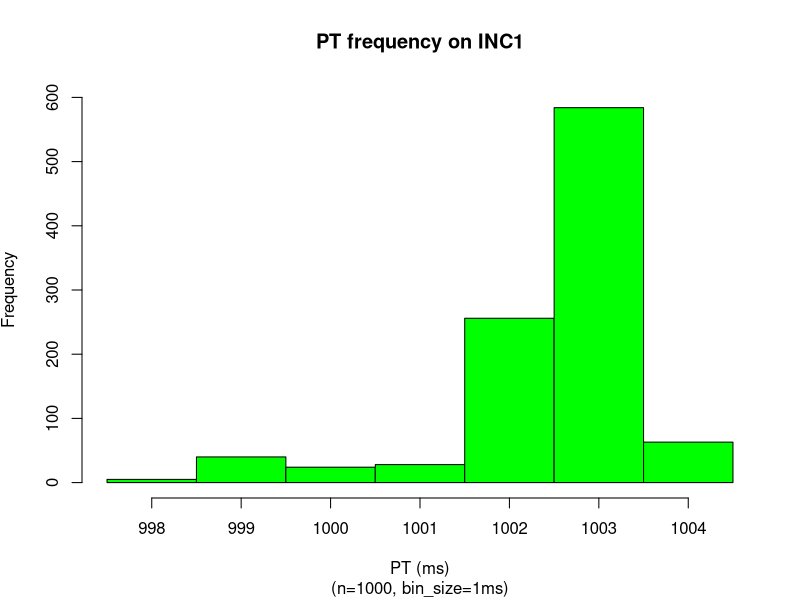
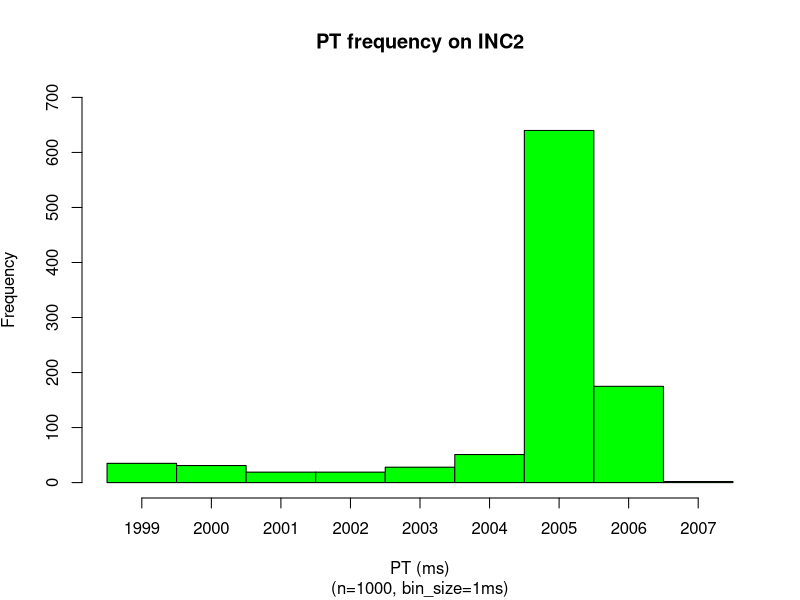
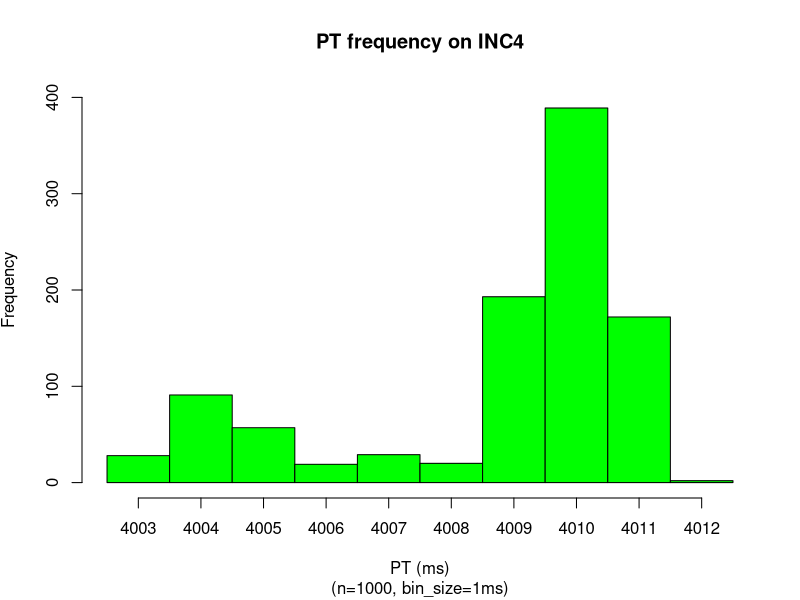
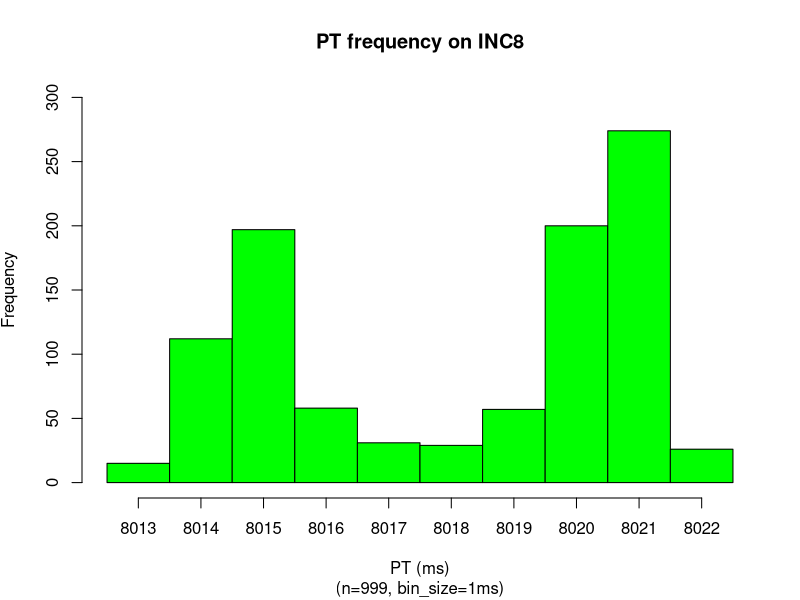
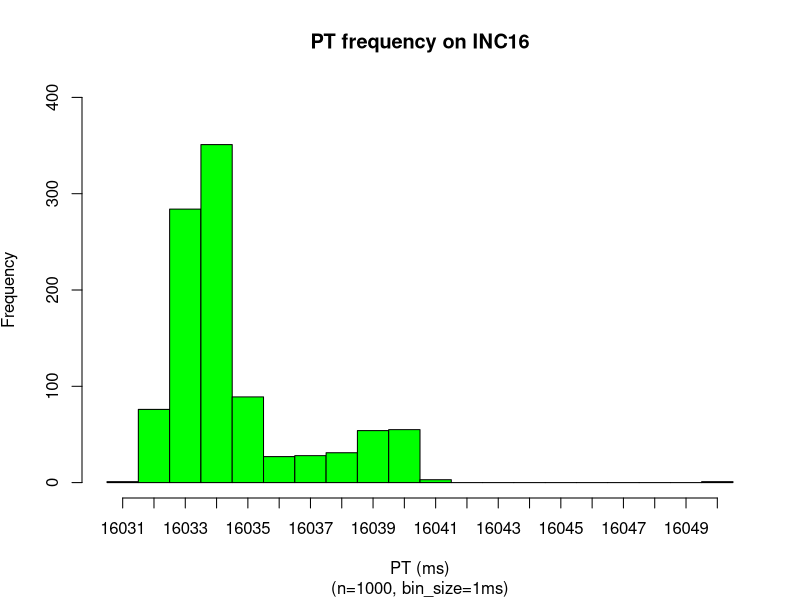
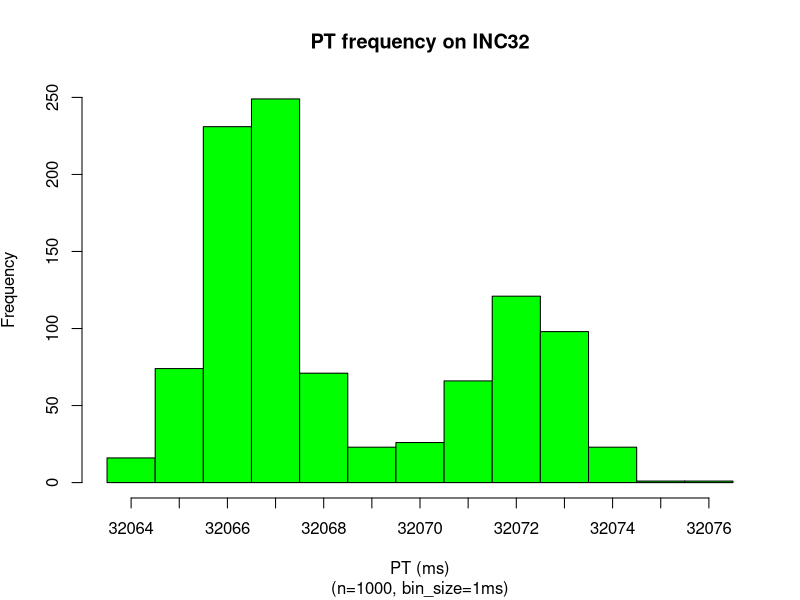
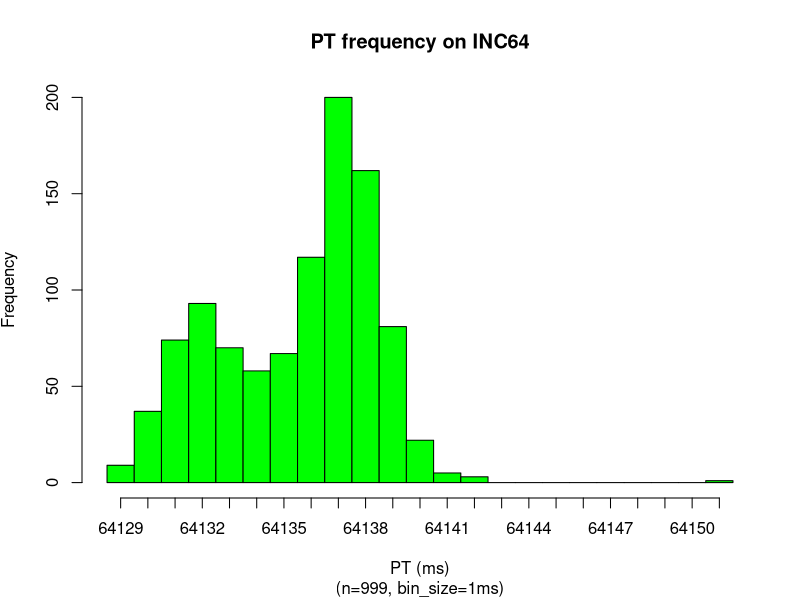
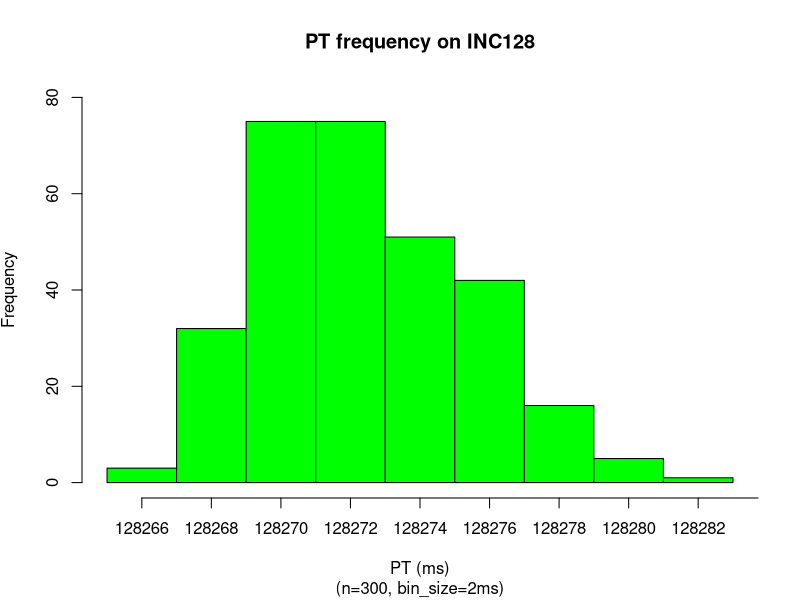

Reproduce these figures in R, in order.
### sodb9
numSamples <- 1000
x = read.csv(file="1_sec.dat",head=TRUE,sep="\t")
x <- subset(x, x$ITERNUM <= numSamples)
setEPS()
postscript("1_sec_pt_hist_v5.eps")
binsize=1
x_up = mean(x$PRTIME) + 2*sd(x$PRTIME)
x_dn = mean(x$PRTIME) - 2*sd(x$PRTIME)
#x = subset(x, x$PRTIME >= x_dn & x$PRTIME <= x_up)
xmin <-min(x$PRTIME)
xmin
xmax <-max(x$PRTIME)
xmax
nbins <- ceiling((xmax-xmin) / binsize)
h = hist(x$PRTIME, right=F, breaks=seq(xmin,xmax+binsize,binsize),plot=F)
ymax <- max(h$counts)
ymax <- ceiling(ymax/100)*100
plot(h, xaxt="n",freq=TRUE,ylim=c(0,ymax), col="green", main='PT frequency on INC1', 
sub=paste("(n=",nrow(x),", bin_size=",binsize,"ms)",sep=""), 
xlab='PT (ms)', ylab=expression('Frequency'))
axis(side=1,at=h$mids,labels=seq(xmin,xmax,1))
dev.off()

x = read.csv(file="2_sec.dat",head=TRUE,sep="\t")
x <- subset(x, x$ITERNUM <= numSamples)
setEPS()
postscript("2_sec_pt_hist_v5.eps")
binsize=1
x_up = mean(x$PRTIME) + 2*sd(x$PRTIME)
x_dn = mean(x$PRTIME) - 2*sd(x$PRTIME)
#x = subset(x, x$PRTIME >= x_dn & x$PRTIME <= x_up)
xmin <-min(x$PRTIME)
xmin
xmax <-max(x$PRTIME)
xmax
nbins <- ceiling((xmax-xmin) / binsize)
h = hist(x$PRTIME, right=F, breaks=seq(xmin,xmax+binsize,binsize),plot=F)
ymax <- max(h$counts)
ymax <- ceiling(ymax/100)*100
#ymax <- 250
plot(h, xaxt="n",freq=TRUE,ylim=c(0,ymax), xaxt="n",col="green", main='PT frequency on INC2', 
sub=paste("(n=",nrow(x),", bin_size=",binsize,"ms)",sep=""), 
xlab='PT (ms)', ylab=expression('Frequency'))
axis(side=1,at=h$mids,labels=seq(xmin,xmax,1))
dev.off()

x = read.csv(file="4_sec.dat",head=TRUE,sep="\t")
x <- subset(x, x$ITERNUM <= numSamples)
setEPS()
postscript("4_sec_pt_hist_v5.eps")
x_up = mean(x$PRTIME) + 2*sd(x$PRTIME)
x_dn = mean(x$PRTIME) - 2*sd(x$PRTIME)
#x = subset(x, x$PRTIME >= x_dn & x$PRTIME <= x_up)
#ymax <- 200
xmin <-min(x$PRTIME)
xmin
xmax <-max(x$PRTIME)
xmax
nbins <- ceiling((xmax-xmin) / binsize)
h = hist(x$PRTIME, right=F, breaks=seq(xmin,xmax+binsize,binsize),plot=F)
binsize=1
ymax <- max(h$counts)
ymax <- ceiling(ymax/100)*100
plot(h, ylim=c(0,ymax), xaxt="n",freq=TRUE,col="green", main='PT frequency on INC4', 
sub=paste("(n=",nrow(x),", bin_size=",binsize,"ms)",sep=""), 
xlab='PT (ms)', ylab=expression('Frequency'))
axis(side=1,at=h$mids,labels=seq(xmin,xmax,1))
dev.off()

x = read.csv(file="8_sec.dat",head=TRUE,sep="\t")
x <- subset(x, x$ITERNUM <= numSamples)
setEPS()
postscript("8_sec_pt_hist_v5.eps")
x <- subset(x, x$ITERNUM != 948)
x_up = mean(x$PRTIME) + 2*sd(x$PRTIME)
x_dn = mean(x$PRTIME) - 2*sd(x$PRTIME)
#x = subset(x, x$PRTIME >= x_dn & x$PRTIME <= x_up)
binsize=1
xmin <-min(x$PRTIME)
xmin
xmax <-max(x$PRTIME)
xmax
nbins <- ceiling((xmax-xmin) / binsize)
h = hist(x$PRTIME, right=F, breaks=seq(xmin,xmax+binsize,binsize),plot=F)
ymax <- max(h$counts)
ymax <- ceiling(ymax/100)*100
#ymax <- 100
binsize=1
plot(h, ylim=c(0,ymax),xaxt="n",freq=TRUE,col="green", main='PT frequency on INC8', 
sub=paste("(n=",nrow(x),", bin_size=",binsize,"ms)",sep=""), 
xlab='PT (ms)', ylab=expression('Frequency'))
axis(side=1,at=h$mids,labels=seq(xmin,xmax,1))
dev.off()

x = read.csv(file="16_sec.dat",head=TRUE,sep="\t")
x <- subset(x, x$ITERNUM <= numSamples)
setEPS()
postscript("16_sec_pt_hist_v5.eps")
#x <- subset(x, x$ITERNUM != 686 & x$ITERNUM != 700)
x_up = mean(x$PRTIME) + 2*sd(x$PRTIME)
x_dn = mean(x$PRTIME) - 2*sd(x$PRTIME)
#x = subset(x, x$PRTIME >= x_dn & x$PRTIME <= x_up)
binsize=1
xmin <-min(x$PRTIME)
xmin
xmax <-max(x$PRTIME)
xmax
nbins <- ceiling((xmax-xmin) / binsize)
h = hist(x$PRTIME, right=F, breaks=seq(xmin,xmax+binsize,binsize),plot=F)
ymax <- max(h$counts)
ymax <- ceiling(ymax/100)*100
ymax <- 400
plot(h, ylim=c(0,ymax), xaxt="n",freq=TRUE,col="green", main='PT frequency on INC16', 
sub=paste("(n=",nrow(x),", bin_size=",binsize,"ms)",sep=""), 
xlab='PT (ms)', ylab=expression('Frequency'))
axis(side=1,at=h$mids,labels=seq(xmin,xmax,1))
dev.off()

x = read.csv(file="32_sec.dat",head=TRUE,sep="\t")
#x <- subset(x, x$ITERNUM <= numSamples)
setEPS()
postscript("32_sec_pt_hist_v5.eps")
#x <- subset(x, x$ITERNUM != 433)
x_up = mean(x$PRTIME) + 2*sd(x$PRTIME)
x_dn = mean(x$PRTIME) - 2*sd(x$PRTIME)
#x = subset(x, x$PRTIME >= x_dn & x$PRTIME <= x_up)
binsize=1
xmin <-min(x$PRTIME)
xmin
xmax <-max(x$PRTIME)
xmax
nbins <- ceiling((xmax-xmin) / binsize)
h = hist(x$PRTIME, right=F, breaks=seq(xmin,xmax+binsize,binsize),plot=F)
ymax <- max(h$counts)
ymax <- ceiling(ymax/100)*100
ymax <- 250
plot(h, ylim=c(0,ymax), xaxt="n",freq=TRUE,col="green", main='PT frequency on INC32', 
sub=paste("(n=",nrow(x),", bin_size=",binsize,"ms)",sep=""), 
xlab='PT (ms)', ylab=expression('Frequency'))
axis(side=1,at=h$mids,labels=seq(xmin,xmax,1))
dev.off()

x = read.csv(file="64_sec.dat",head=TRUE,sep="\t")
x <- subset(x, x$ITERNUM <= numSamples)
setEPS()
postscript("64_sec_pt_hist_v5.eps")
x <- subset(x, x$ITERNUM != 578)
x_up = mean(x$PRTIME) + 2*sd(x$PRTIME)
x_dn = mean(x$PRTIME) - 2*sd(x$PRTIME)
#x = subset(x, x$PRTIME >= x_dn & x$PRTIME <= x_up)
binsize=1
xmin <-min(x$PRTIME)
xmin
xmax <-max(x$PRTIME)
xmax
nbins <- ceiling((xmax-xmin) / binsize)
h = hist(x$PRTIME, right=F, breaks=seq(xmin,xmax+binsize,binsize),plot=F)
ymax <- max(h$counts)
ymax <- ceiling(ymax/100)*100
#ymax <- 100
plot(h, ylim=c(0,ymax), xaxt="n",freq=TRUE,col="green", main='PT frequency on INC64', 
sub=paste("(n=",nrow(x),", bin_size=",binsize,"ms)",sep=""), 
xlab='PT (ms)', ylab=expression('Frequency'))
axis(side=1,at=h$mids,labels=seq(xmin,xmax,1))
dev.off()

x = read.csv(file="128_sec.dat",head=TRUE,sep="\t")
x <- subset(x, x$ITERNUM <= numSamples)
setEPS()
postscript("128_sec_pt_hist_v5.eps")
#x <- subset(x, x$ITERNUM != 26)
x_up = mean(x$PRTIME) + 2*sd(x$PRTIME)
x_dn = mean(x$PRTIME) - 2*sd(x$PRTIME)
#x = subset(x, x$PRTIME >= x_dn & x$PRTIME <= x_up)
binsize=2
xmin <-min(x$PRTIME)
xmin
xmax <-max(x$PRTIME)
xmax
nbins <- ceiling((xmax-xmin) / binsize)
h = hist(x$PRTIME, right=F, breaks=seq(xmin,xmax+binsize,binsize),plot=F)
ymax <- max(h$counts)
ymax <- ceiling(ymax/100)*100
ymax <- 80
plot(h, ylim=c(0,ymax),  xaxt="n",freq=TRUE,col="green", main='PT frequency on INC128', 
sub=paste("(n=",nrow(x),", bin_size=",binsize,"ms)",sep=""), 
xlab='PT (ms)', ylab=expression('Frequency'))
axis(side=1,at=seq(min(h$mids),max(h$mids)+binsize,binsize),labels=seq(ceiling(min(h$mids)),ceiling(max(h$mids))+binsize,binsize))
dev.off()

x = read.csv(file="256_sec.dat",head=TRUE,sep="\t")
setEPS()
postscript("256_sec_pt_hist_v5.eps")
x <- subset(x, x$ITERNUM != 81)
x_up = mean(x$PRTIME) + 2*sd(x$PRTIME)
x_dn = mean(x$PRTIME) - 2*sd(x$PRTIME)
#x = subset(x, x$PRTIME >= x_dn & x$PRTIME <= x_up)
binsize=2
xmin <-min(x$PRTIME)
xmin
xmax <-max(x$PRTIME)
xmax
nbins <- ceiling((xmax-xmin) / binsize)
h = hist(x$PRTIME, right=F, breaks=seq(xmin,xmax+binsize,binsize),plot=F)
ymax <- max(h$counts)
ymax <- ceiling(ymax/100)*100
ymax <- 60
plot(h, ylim=c(0,ymax), xaxt="n",freq=TRUE,col="green", main='PT frequency on INC256', 
sub=paste("(n=",nrow(x),", bin_size=",binsize,"ms)",sep=""), 
xlab='PT (ms)', ylab=expression('Frequency'))
axis(side=1,at=seq(min(h$mids),max(h$mids)+binsize,binsize),labels=seq(ceiling(min(h$mids)),ceiling(max(h$mids))+binsize,binsize))
dev.off()


x = read.csv(file="512_sec.dat",head=TRUE,sep="\t")
setEPS()
postscript("512_sec_pt_hist_v5.eps")
x <- subset(x, x$ITERNUM != 58 & x$ITERNUM != 226)
x_up = mean(x$PRTIME) + 2*sd(x$PRTIME)
x_dn = mean(x$PRTIME) - 2*sd(x$PRTIME)
#x = subset(x, x$PRTIME >= x_dn & x$PRTIME <= x_up)
binsize=5
xmin <-min(x$PRTIME)
xmin
xmax <-max(x$PRTIME)
xmax
nbins <- ceiling((xmax-xmin) / binsize)
h = hist(x$PRTIME, right=F, breaks=seq(xmin,xmax+binsize,binsize),plot=F)
ymax <- max(h$counts)
ymax <- ceiling(ymax/100)*100
ymax <-120
plot(h, ylim=c(0,ymax), xaxt="n",freq=TRUE,col="green", main='PT frequency on INC512', 
sub=paste("(n=",nrow(x),", bin_size=",binsize,"ms)",sep=""), 
xlab='PT (ms)', ylab=expression('Frequency'))
axis(side=1,at=seq(min(h$mids),max(h$mids)+binsize,binsize),labels=seq(ceiling(min(h$mids)),ceiling(max(h$mids))+binsize,binsize))
dev.off()

x = read.csv(file="1024_sec.dat",head=TRUE,sep="\t")
setEPS()
postscript("1024_sec_pt_hist_v5.eps")
x <- subset(x, x$ITERNUM != 46 & x$ITERNUM != 130 & x$ITERNUM != 214 & x$ITERNUM != 299)
x_up = mean(x$PRTIME) + 2*sd(x$PRTIME)
x_dn = mean(x$PRTIME) - 2*sd(x$PRTIME)
#x = subset(x, x$PRTIME >= x_dn & x$PRTIME <= x_up)
binsize=5
xmin <-min(x$PRTIME)
xmin
xmax <-max(x$PRTIME)
xmax
nbins <- ceiling((xmax-xmin) / binsize)
h = hist(x$PRTIME, right=F, breaks=seq(xmin,xmax+binsize,binsize),plot=F)
ymax <- max(h$counts)
ymax <- ceiling(ymax/100)*100
ymax <- 100
plot(h, ylim=c(0,ymax), xaxt="n",axes = TRUE,freq=TRUE,col="green", main='PT frequency on INC1024', 
sub=paste("(n=",nrow(x),", bin_size=",binsize,"ms)",sep=""), 
xlab='PT (ms)', ylab=expression('Frequency'))
axis(side=1,at=seq(min(h$mids),max(h$mids)+binsize,binsize),labels=seq(ceiling(min(h$mids)),ceiling(max(h$mids))+binsize,binsize))
dev.off()

### run on sodb10
x = read.csv(file="2048_sec.dat",head=TRUE,sep="\t")
setEPS()
postscript("2048_sec_pt_hist_v5.eps")
x <- subset(x, x$ITERNUM != 166)
x_up = mean(x$PRTIME) + 2*sd(x$PRTIME)
x_dn = mean(x$PRTIME) - 2*sd(x$PRTIME)
#x = subset(x, x$PRTIME >= x_dn & x$PRTIME <= x_up)
binsize=5
xmin <-min(x$PRTIME)
xmin
xmax <-max(x$PRTIME)
xmax
nbins <- ceiling((xmax-xmin) / binsize)
h = hist(x$PRTIME, right=F, breaks=seq(xmin,xmax+binsize,binsize),plot=F)
ymax <- max(h$counts)
ymax <- ceiling(ymax/100)*100
ymax <- 80
plot(h, ylim=c(0,ymax), xaxt="n",freq=TRUE,col="green", main='PT frequency on INC2048', 
sub=paste("(n=",nrow(x),", bin_size=",binsize,"ms)",sep=""), 
xlab='PT (ms)', ylab=expression('Frequency'))
axis(side=1,at=seq(min(h$mids),max(h$mids)+binsize,binsize),labels=seq(ceiling(min(h$mids)),ceiling(max(h$mids))+binsize,binsize))
dev.off()

### run on sodb12
x = read.csv(file="4096_sec.dat",head=TRUE,sep="\t")
setEPS()
postscript("4096_sec_pt_hist_v5.eps")
x <- subset(x, x$ITERNUM != 11 & x$ITERNUM != 32 & x$ITERNUM != 53 & x$ITERNUM != 74 & x$ITERNUM != 95 & x$ITERNUM != 116 & x$ITERNUM != 137 & x$ITERNUM != 158 & x$ITERNUM != 179 & x$ITERNUM != 200 & x$ITERNUM != 221 & x$ITERNUM != 242 & x$ITERNUM != 264) 
x_up = mean(x$PRTIME) + 2*sd(x$PRTIME)
x_dn = mean(x$PRTIME) - 2*sd(x$PRTIME)
#x = subset(x, x$PRTIME >= x_dn & x$PRTIME <= x_up)
binsize=5
xmin <-min(x$PRTIME)
xmin
xmax <-max(x$PRTIME)
xmax
nbins <- ceiling((xmax-xmin) / binsize)
h = hist(x$PRTIME, right=F, breaks=seq(xmin,xmax+binsize,binsize),plot=F)
ymax <- max(h$counts)
ymax <- ceiling(ymax/100)*100
ymax <-60
plot(h, ylim=c(0,ymax), xaxt="n",freq=TRUE,col="green", main='PT frequency on INC4096', 
sub=paste("(n=",nrow(x),", bin_size=",binsize,"ms)",sep=""), 
xlab='PT (ms)', ylab=expression('Frequency'))
axis(side=1,at=seq(min(h$mids),max(h$mids)+binsize,binsize),labels=seq(ceiling(min(h$mids)),ceiling(max(h$mids))+binsize,binsize))
dev.off()

x = read.csv(file="8192_sec.dat",head=TRUE,sep="\t")
setEPS()
postscript("8192_sec_pt_hist.eps")
x_up = mean(x$PRTIME) + 2*sd(x$PRTIME)
x_dn = mean(x$PRTIME) - 2*sd(x$PRTIME)
#x = subset(x, x$PRTIME >= x_dn & x$PRTIME <= x_up)
binsize=5
xmin <-min(x$PRTIME)
xmin <- xmin-2
xmax <-max(x$PRTIME)
xmax <- xmax+1
nbins <- ceiling((xmax-xmin) / binsize)
h = hist(x$PRTIME, right=F, breaks=seq(xmin,xmax+binsize,binsize),plot=F)
ymax <- max(h$counts)
ymax <- ceiling(ymax/100)*100
ymax <- 40
plot(h, ylim=c(0,ymax), xaxt="n",freq=TRUE,col="green", main='', 
sub=paste("(n=",nrow(x),", bin_size=",binsize,"ms)",sep=""), 
xlab='PT (ms)', ylab=expression('Frequency'))
axis(side=1,at=seq(min(h$mids),max(h$mids)+binsize,binsize),labels=seq(ceiling(min(h$mids)),ceiling(max(h$mids))+binsize,binsize))
dev.off()

x = read.csv(file="16384_sec.dat",head=TRUE,sep="\t")
setEPS()
postscript("16384_sec_pt_hist.eps")
x_up = mean(x$PRTIME) + 2*sd(x$PRTIME)
x_dn = mean(x$PRTIME) - 2*sd(x$PRTIME)
#x = subset(x, x$PRTIME >= x_dn & x$PRTIME <= x_up)
binsize=10
xmin <-min(x$PRTIME)
xmin <- xmin-7
xmax <-max(x$PRTIME)
xmax <- xmax+5
nbins <- ceiling((xmax-xmin) / binsize)
h = hist(x$PRTIME, right=F, breaks=seq(xmin,xmax+binsize,binsize),plot=F)
ymax <- max(h$counts)
ymax <- ceiling(ymax/100)*100
ymax <- 20
plot(h, ylim=c(0,ymax), xaxt="n",freq=TRUE,col="green", main='', 
sub=paste("(n=",nrow(x),", bin_size=",binsize,"ms)",sep=""), 
xlab='PT (ms)', ylab=expression('Frequency'))
axis(side=1,at=seq(min(h$mids),max(h$mids)+binsize,binsize),labels=seq(ceiling(min(h$mids)),ceiling(max(h$mids))+binsize,binsize))
dev.off()
